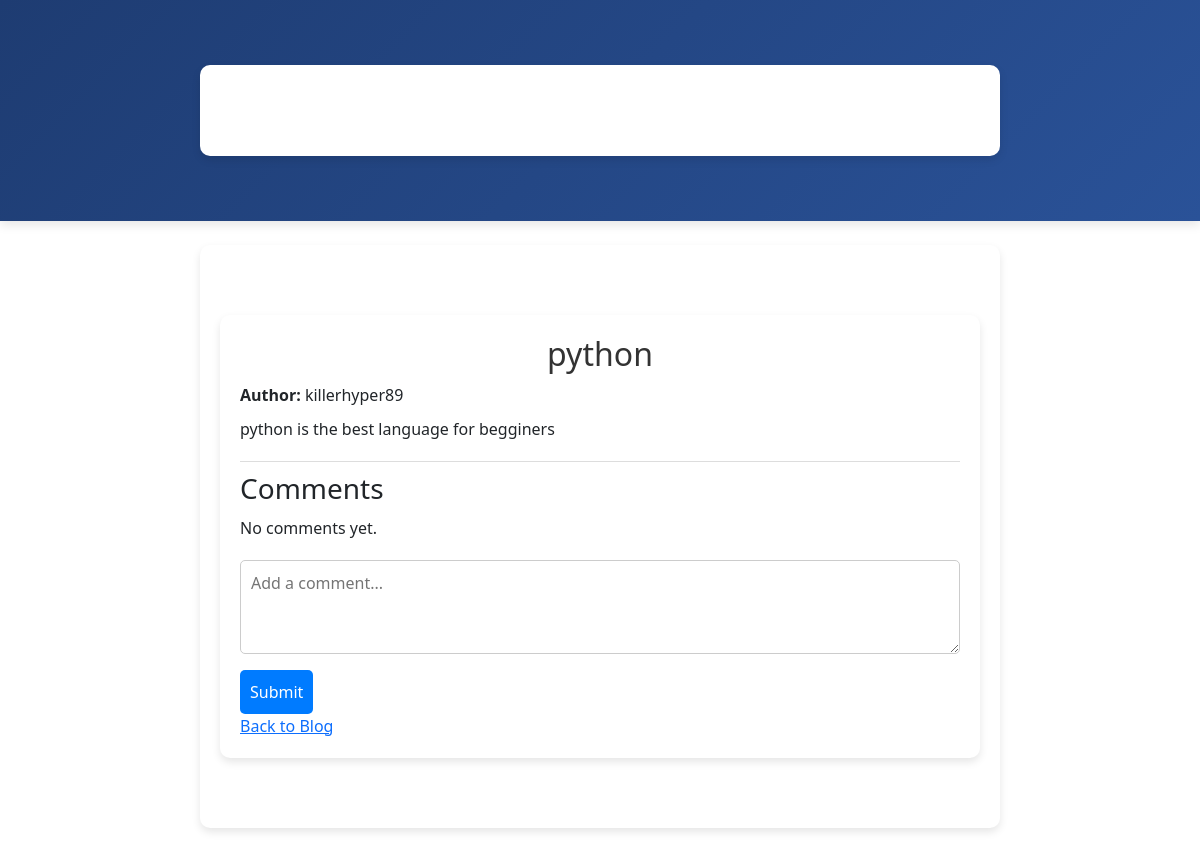
The page /blog/10/ on the database its author committed.
### home/models.py (models this page shows, shortened)
class BlogPost(models.Model):
    title = models.CharField(max_length=255)
    content = models.TextField()
    author = models.ForeignKey(User, on_delete=models.CASCADE)
    category = models.CharField(max_length=100, default='General')
    image = models.ImageField(upload_to='blog_images', null=True, blank=True)  # ✅ Added image field
    created_at = models.DateTimeField(auto_now_add=True)
    updated_at = models.DateTimeField(auto_now=True)

### home/views.py (the view)
# urls.py: path('blog/<int:pk>/', views.blog_detail, name='blog_detail'),
def blog_detail(request, pk):
    post = get_object_or_404(BlogPost, pk=pk)
    comments = post.comments.all()
    if request.method == "POST":
        content = request.POST.get("content")
        if content:
            Comment.objects.create(post=post, user=request.user, content=content)
            return redirect('blog_detail', pk=pk)  # ✅ Fixed
    return render(request, 'detail.html', {'post': post, 'comments': comments})

### templates/detail.html (shortened to what this page needs)
{% extends 'base.html' %}
{% block content %}
<div class="container">
    <h2>{{ post.title }}</h2>
    <p><strong>Author:</strong> {{ post.author }}</p>
    <p>{{ post.content }}</p>
    <div class="comments">
        <h3>Comments</h3>
        {% for comment in comments %}
            <div class="comment">
                <p><strong>{{ comment.user.username }}</strong>: {{ comment.content }}</p>
            </div>
        {% empty %}
            <p>No comments yet.</p>
        {% endfor %}
    </div>
    <form method="POST">
        <textarea name="content" rows="3" placeholder="Add a comment..." required></textarea>
        <button type="submit">Submit</button>
    </form>
    <a href="{% url 'blog' %}">Back to Blog</a>
</div>
{% endblock %}

### templates/detail.html (style rules this page uses)
.container { max-width: 800px; margin: 50px auto; padding: 20px; background: #fff; box-shadow: 0px 4px 8px rgba(0, 0, 0, 0.1); border-radius: 10px; }
h2 { text-align: center; color: #333; }
p { margin: 10px 0; }
.comments { margin-top: 20px; padding-top: 10px; border-top: 1px solid #ddd; }
form textarea { width: 100%; padding: 10px; border-radius: 5px; border: 1px solid #ccc; margin-top: 10px; }
button { background: #007bff; color: white; padding: 10px; border: none; border-radius: 5px; margin-top: 10px; cursor: pointer; }

### rows shown on the page
BlogPost: title "python", author "killerhyper89", content "python is the best language for begginers"
